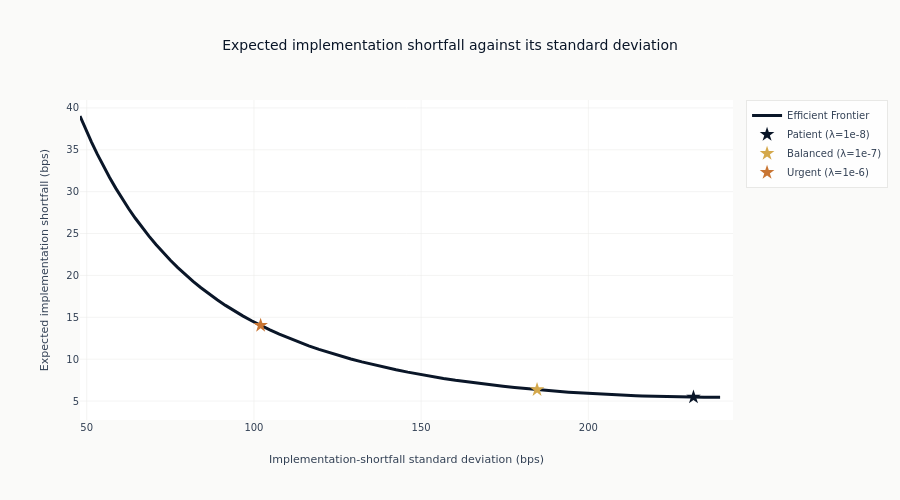

Source (notebook cell):
### Code cell
fig = go.Figure()
frontier_for_plot = frontier.sort("risk_bps")
_ = fig.add_scatter(
    x=frontier_for_plot["risk_bps"].to_list(),
    y=frontier_for_plot["cost_bps"].to_list(),
    mode="lines",
    name="Efficient Frontier",
    line=dict(color=COLORS["blue"], width=3),
)
for color, (lambda_, name) in zip(ml4t_palette(3, categorical=True), strategies_to_mark):
    row = (
        frontier.with_columns(distance=(pl.col("lambda").log10() - np.log10(lambda_)).abs())
        .sort("distance")
        .row(0, named=True)
    )
    _ = fig.add_scatter(
        x=[row["risk_bps"]],
        y=[row["cost_bps"]],
        mode="markers",
        marker=dict(size=11, symbol="star", color=color),
        name=name,
    )
fig.update_layout(
    title="Expected implementation shortfall against its standard deviation",
    xaxis_title="Implementation-shortfall standard deviation (bps)",
    yaxis_title="Expected implementation shortfall (bps)",
    height=500,
)
show_plotly_with_alt(
    fig,
    "The efficient frontier as a convex curve falling from left to right: high expected cost with "
    "low risk at the upper left, low cost with high risk at the lower right. Three starred points "
    "mark the patient, balanced and urgent schedules along it. The curve is steep at the urgent "
    "end and nearly flat at the patient end.",
)

### Figure 1 — Plotly figure (JSON) as saved in the notebook; plotly's stock layout.template omitted (floating-point values rounded to 4 significant figures)
{"data": [{"line": {"color": "#0a1628", "width": 3}, "mode": "lines", "name": "Efficient Frontier", "type": "scatter", "x": [47.99, 49.7, 51.43, 53.2, 55.0, 56.84, 58.71, 60.62, 62.56, 64.54, 66.55, 68.61, 70.7, 72.84, 75.01, 77.23, 79.5, 81.8, 84.16, 86.55, 89.0, 91.5, 94.05, 96.65, 99.3, 102.0, 104.8, 107.6, 110.5, 113.4, 116.4, 119.5, 122.6, 125.8, 129.0, 132.3, 135.6, 139.0, 142.5, 146.0, 149.5, 153.1, 156.7, 160.3, 163.9, 167.4, 171.0, 174.5, 177.9, 181.3, 184.7, 187.9, 191.0, 194.1, 197.0, 199.8, 202.5, 205.1, 207.6, 209.9, 212.1, 214.2, 216.1, 217.9, 219.7, 221.3, 222.8, 224.2, 225.5, 226.7, 227.8, 228.8, 229.7, 230.6, 231.4, 232.2, 232.9, 233.5, 234.1, 234.6, 235.1, 235.6, 236.0, 236.3, 236.7, 237.0, 237.3, 237.6, 237.8, 238.0, 238.2, 238.4, 238.6, 238.7, 238.9, 239.0, 239.1, 239.2, 239.3, 239.4], "y": [39.03, 37.44, 35.92, 34.45, 33.04, 31.69, 30.4, 29.15, 27.96, 26.82, 25.73, 24.68, 23.68, 22.73, 21.81, 20.93, 20.09, 19.29, 18.53, 17.79, 17.09, 16.42, 15.78, 15.17, 14.59, 14.03, 13.5, 12.99, 12.5, 12.04, 11.6, 11.18, 10.77, 10.39, 10.02, 9.676, 9.345, 9.032, 8.735, 8.454, 8.189, 7.94, 7.707, 7.489, 7.285, 7.097, 6.923, 6.762, 6.615, 6.481, 6.36, 6.25, 6.151, 6.062, 5.983, 5.913, 5.85, 5.796, 5.748, 5.706, 5.669, 5.637, 5.61, 5.586, 5.565, 5.548, 5.533, 5.52, 5.509, 5.5, 5.492, 5.485, 5.48, 5.475, 5.471, 5.467, 5.465, 5.462, 5.46, 5.459, 5.457, 5.456, 5.455, 5.454, 5.453, 5.453, 5.452, 5.452, 5.452, 5.451, 5.451, 5.451, 5.451, 5.451, 5.451, 5.45, 5.45, 5.45, 5.45, 5.45]}, {"marker": {"color": "#0a1628", "size": 11, "symbol": "star"}, "mode": "markers", "name": "Patient (λ=1e-8)", "type": "scatter", "x": [231.4], "y": [5.471]}, {"marker": {"color": "#D4A84B", "size": 11, "symbol": "star"}, "mode": "markers", "name": "Balanced (λ=1e-7)", "type": "scatter", "x": [184.7], "y": [6.36]}, {"marker": {"color": "#C87533", "size": 11, "symbol": "star"}, "mode": "markers", "name": "Urgent (λ=1e-6)", "type": "scatter", "x": [102.0], "y": [14.03]}], "layout": {"height": 500, "title": {"text": "Expected implementation shortfall against its standard deviation"}, "xaxis": {"title": {"text": "Implementation-shortfall standard deviation (bps)"}}, "yaxis": {"title": {"text": "Expected implementation shortfall (bps)"}}}}
